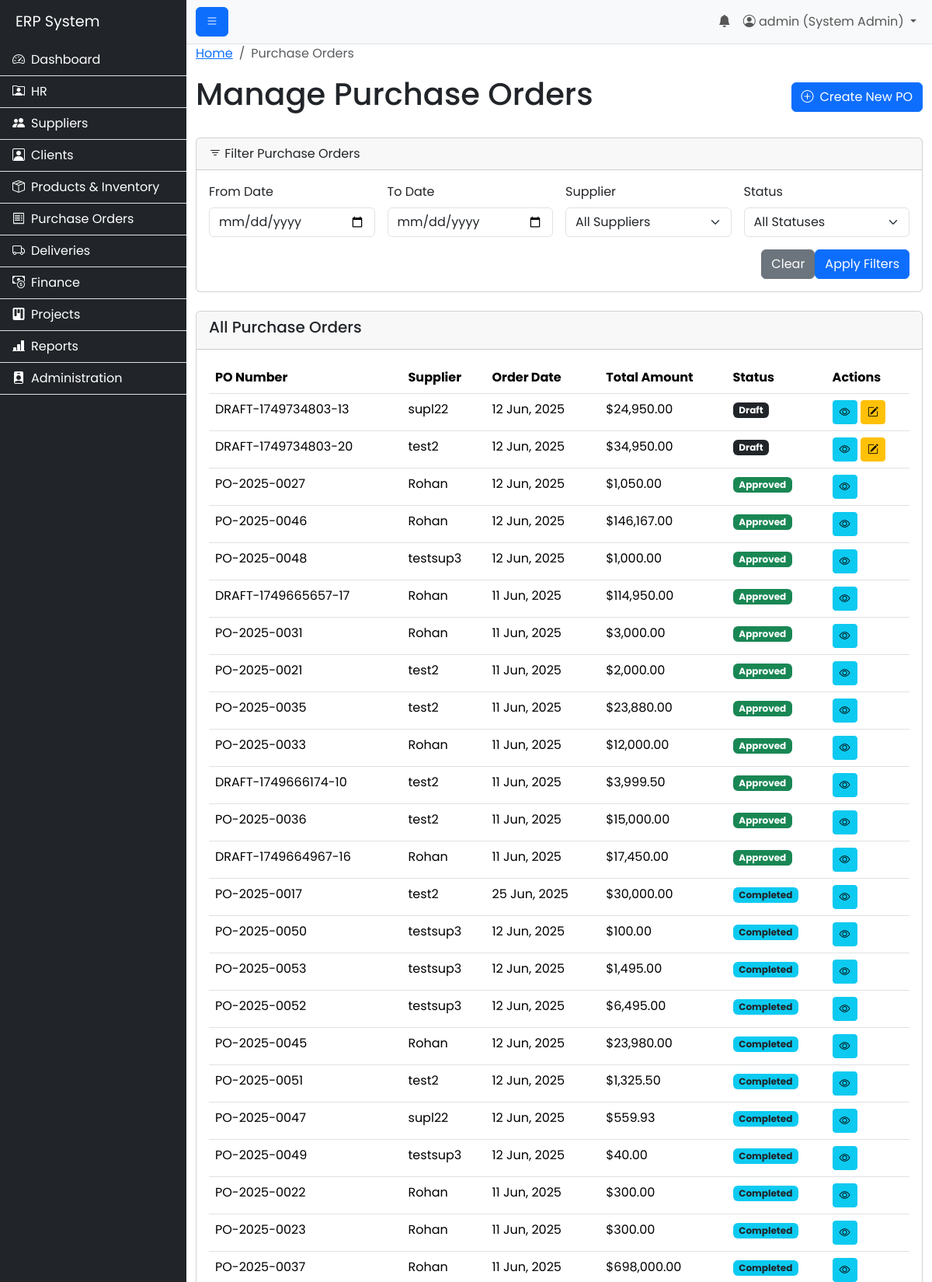
/modules/purchase_orders/view_pos.php (signed in, upper part), run on the app's committed database.
### tables this page shows
CREATE TABLE `purchase_orders` (
  `id` int(11) NOT NULL,
  `po_number` varchar(50) NOT NULL,
  `supplier_id` int(11) NOT NULL,
  `budget_id` int(11) DEFAULT NULL,
  `order_date` date NOT NULL,
  `expected_delivery_date` date DEFAULT NULL,
  `total_amount` decimal(10,2) NOT NULL DEFAULT 0.00,
  `status` varchar(50) NOT NULL DEFAULT 'Pending',
  `created_at` timestamp NOT NULL DEFAULT current_timestamp()
);

CREATE TABLE `suppliers` (
  `id` int(11) NOT NULL,
  `supplier_name` varchar(255) NOT NULL,
  `address` text DEFAULT NULL,
  `tax_id` varchar(100) DEFAULT NULL,
  `username` varchar(100) DEFAULT NULL,
  `password` varchar(255) DEFAULT NULL,
  `is_active` tinyint(1) NOT NULL DEFAULT 1,
  `bank_name` varchar(255) DEFAULT NULL,
  `bank_account_number` varchar(100) DEFAULT NULL,
  `bank_branch_code` varchar(50) DEFAULT NULL,
  `created_at` timestamp NOT NULL DEFAULT current_timestamp(),
  `updated_at` timestamp NOT NULL DEFAULT current_timestamp() ON UPDATE current_timestamp(),
  `rating_delivery_time` decimal(2,1) DEFAULT NULL,
  `rating_quality` decimal(2,1) DEFAULT NULL,
  `rating_communication` decimal(2,1) DEFAULT NULL,
  `on_time_delivery_rate` decimal(5,2) DEFAULT NULL
);

### includes/permissions.php (called while the page is built, shortened)
<?php
function has_permission($required_permissions) {
    if ($_SESSION['role_name'] == 'System Admin') {
        return true;
    }
    return false;
}
?>

### modules/purchase_orders/view_pos.php (the view, shortened to what this page needs)
<?php
$page_title = "Manage Purchase Orders";
include('../../includes/header.php');
$conn = connect_db();
$sql = "SELECT po.*, s.supplier_name
        FROM purchase_orders po
        JOIN suppliers s ON po.supplier_id = s.id
        WHERE 1=1";
$sql .= " ORDER BY FIELD(po.status, 'Draft', 'Pending', 'Approved', 'Partially Delivered', 'Completed', 'Rejected', 'Canceled'), po.order_date DESC";
$stmt = $conn->prepare($sql);
$stmt->execute();
$result = $stmt->get_result();
?>
<nav aria-label="breadcrumb">
  <ol class="breadcrumb">
    <li class="breadcrumb-item"><a href="/erp_project/index.php">Home</a></li>
    <li class="breadcrumb-item active" aria-current="page">Purchase Orders</li>
  </ol>
</nav>
<div class="d-flex justify-content-between align-items-center mb-4">
    <h1><?php echo $page_title; ?></h1>
    <?php if (has_permission('po_create')): ?>
        <a href="create_po.php" class="btn btn-primary"><i class="bi bi-plus-circle me-2"></i>Create New PO</a>
    <?php endif; ?>
</div>
<div class="card mb-4">
    <div class="card-header"><i class="bi bi-filter"></i> Filter Purchase Orders</div>
    <div class="card-body">
        <form action="view_pos.php" method="GET" class="row g-3">
            <div class="col-md-3"><label for="start_date" class="form-label">From Date</label><input type="date" class="form-control" name="start_date" id="start_date" value="<?php echo isset($_GET['start_date']) ? htmlspecialchars($_GET['start_date']) : ''; ?>"></div>
            <div class="col-md-3"><label for="end_date" class="form-label">To Date</label><input type="date" class="form-control" name="end_date" id="end_date" value="<?php echo isset($_GET['end_date']) ? htmlspecialchars($_GET['end_date']) : ''; ?>"></div>
            <div class="col-md-3"><label for="supplier_id" class="form-label">Supplier</label><select class="form-select" name="supplier_id" id="supplier_id"><option value="">All Suppliers</option></select></div>
            <div class="col-md-3"><label for="filter_status" class="form-label">Status</label><select class="form-select" name="filter_status" id="filter_status"><option value="">All Statuses</option></select></div>
            <div class="col-12 text-end"><a href="view_pos.php" class="btn btn-secondary">Clear</a><button type="submit" class="btn btn-primary">Apply Filters</button></div>
        </form>
    </div>
</div>
<div class="card">
    <div class="card-header"><h5>All Purchase Orders</h5></div>
    <div class="card-body">
        <div class="table-responsive">
            <table class="table table-hover">
                <thead><tr><th>PO Number</th><th>Supplier</th><th>Order Date</th><th>Total Amount</th><th>Status</th><th>Actions</th></tr></thead>
                <tbody>
                    <?php if ($result && $result->num_rows > 0): ?>
                        <?php while($row = $result->fetch_assoc()): ?>
                            <tr>
                                <td><?php echo htmlspecialchars($row['po_number']); ?></td>
                                <td><?php echo htmlspecialchars($row['supplier_name']); ?></td>
                                <td><?php echo ($row['order_date'] && $row['order_date'] != '0000-00-00') ? date("d M, Y", strtotime($row['order_date'])) : 'N/A'; ?></td>
                                <td>$<?php echo number_format($row['total_amount'], 2); ?></td>
                                <td>
                                    <?php
                                    $status = htmlspecialchars($row['status']);
                                    $badge_class = 'bg-dark';
                                    if (in_array($status, ['Approved', 'Partially Delivered'])) $badge_class = 'bg-success';
                                    if (in_array($status, ['Rejected', 'Canceled'])) $badge_class = 'bg-danger';
                                    if ($status == 'Completed') $badge_class = 'bg-info text-dark';
                                    echo '<span class="badge ' . $badge_class . '">' . $status . '</span>';
                                    ?>
                                </td>
                                <td>
                                    <a href="view_po_details.php?id=<?php echo $row['id']; ?>" class="btn btn-sm btn-info" title="View"><i class="bi bi-eye"></i></a>
                                    <?php if (in_array($row['status'], ['Draft', 'Pending']) && has_permission('po_edit')): ?>
                                        <a href="edit_po.php?id=<?php echo $row['id']; ?>" class="btn btn-sm btn-warning" title="Edit"><i class="bi bi-pencil-square"></i></a>
                                    <?php endif; ?>
                                </td>
                            </tr>
                        <?php endwhile; ?>
                    <?php else: ?>
                        <tr><td colspan="6" class="text-center text-muted">No purchase orders found matching your criteria.</td></tr>
                    <?php endif; ?>
                </tbody>
            </table>
        </div>
    </div>
</div>
<?php
include('../../includes/footer.php');
?>

### assets/css/style.css (style rules this page uses)
body { font-family: 'Poppins', sans-serif; }

### data on the page
purchase_orders: po_number "DRAFT-1749734803-13", supplier.supplier_name "supl22", order_date "12 Jun, 2025", total_amount "24,950.00", status "Draft"
purchase_orders: po_number "DRAFT-1749734803-20", supplier.supplier_name "test2", order_date "12 Jun, 2025", total_amount "34,950.00", status "Draft"
purchase_orders: po_number "PO-2025-0027", supplier.supplier_name "Rohan", order_date "12 Jun, 2025", total_amount "1,050.00", status "Approved"
purchase_orders: po_number "PO-2025-0046", supplier.supplier_name "Rohan", order_date "12 Jun, 2025", total_amount "146,167.00", status "Approved"
purchase_orders: po_number "PO-2025-0048", supplier.supplier_name "testsup3", order_date "12 Jun, 2025", total_amount "1,000.00", status "Approved"
purchase_orders: po_number "DRAFT-1749665657-17", supplier.supplier_name "Rohan", order_date "11 Jun, 2025", total_amount "114,950.00", status "Approved"
purchase_orders: po_number "PO-2025-0031", supplier.supplier_name "Rohan", order_date "11 Jun, 2025", total_amount "3,000.00", status "Approved"
purchase_orders: po_number "PO-2025-0021", supplier.supplier_name "test2", order_date "11 Jun, 2025", total_amount "2,000.00", status "Approved"
purchase_orders: po_number "PO-2025-0035", supplier.supplier_name "test2", order_date "11 Jun, 2025", total_amount "23,880.00", status "Approved"
purchase_orders: po_number "PO-2025-0033", supplier.supplier_name "Rohan", order_date "11 Jun, 2025", total_amount "12,000.00", status "Approved"
purchase_orders: po_number "DRAFT-1749666174-10", supplier.supplier_name "test2", order_date "11 Jun, 2025", total_amount "3,999.50", status "Approved"
purchase_orders: po_number "PO-2025-0036", supplier.supplier_name "test2", order_date "11 Jun, 2025", total_amount "15,000.00", status "Approved"
purchase_orders: po_number "DRAFT-1749664967-16", supplier.supplier_name "Rohan", order_date "11 Jun, 2025", total_amount "17,450.00", status "Approved"
purchase_orders: po_number "PO-2025-0017", supplier.supplier_name "test2", order_date "25 Jun, 2025", total_amount "30,000.00", status "Completed"
purchase_orders: po_number "PO-2025-0050", supplier.supplier_name "testsup3", order_date "12 Jun, 2025", total_amount "100.00", status "Completed"
purchase_orders: po_number "PO-2025-0053", supplier.supplier_name "testsup3", order_date "12 Jun, 2025", total_amount "1,495.00", status "Completed"
purchase_orders: po_number "PO-2025-0052", supplier.supplier_name "testsup3", order_date "12 Jun, 2025", total_amount "6,495.00", status "Completed"
purchase_orders: po_number "PO-2025-0045", supplier.supplier_name "Rohan", order_date "12 Jun, 2025", total_amount "23,980.00", status "Completed"
purchase_orders: po_number "PO-2025-0051", supplier.supplier_name "test2", order_date "12 Jun, 2025", total_amount "1,325.50", status "Completed"
purchase_orders: po_number "PO-2025-0047", supplier.supplier_name "supl22", order_date "12 Jun, 2025", total_amount "559.93", status "Completed"
purchase_orders: po_number "PO-2025-0049", supplier.supplier_name "testsup3", order_date "12 Jun, 2025", total_amount "40.00", status "Completed"
purchase_orders: po_number "PO-2025-0022", supplier.supplier_name "Rohan", order_date "11 Jun, 2025", total_amount "300.00", status "Completed"
purchase_orders: po_number "PO-2025-0023", supplier.supplier_name "Rohan", order_date "11 Jun, 2025", total_amount "300.00", status "Completed"
purchase_orders: po_number "PO-2025-0037", supplier.supplier_name "Rohan", order_date "11 Jun, 2025", total_amount "698,000.00", status "Completed"

### other printed values
$_SESSION['username'] "admin"
$_SESSION['role_name'] "System Admin"
$page_title "Manage Purchase Orders"
